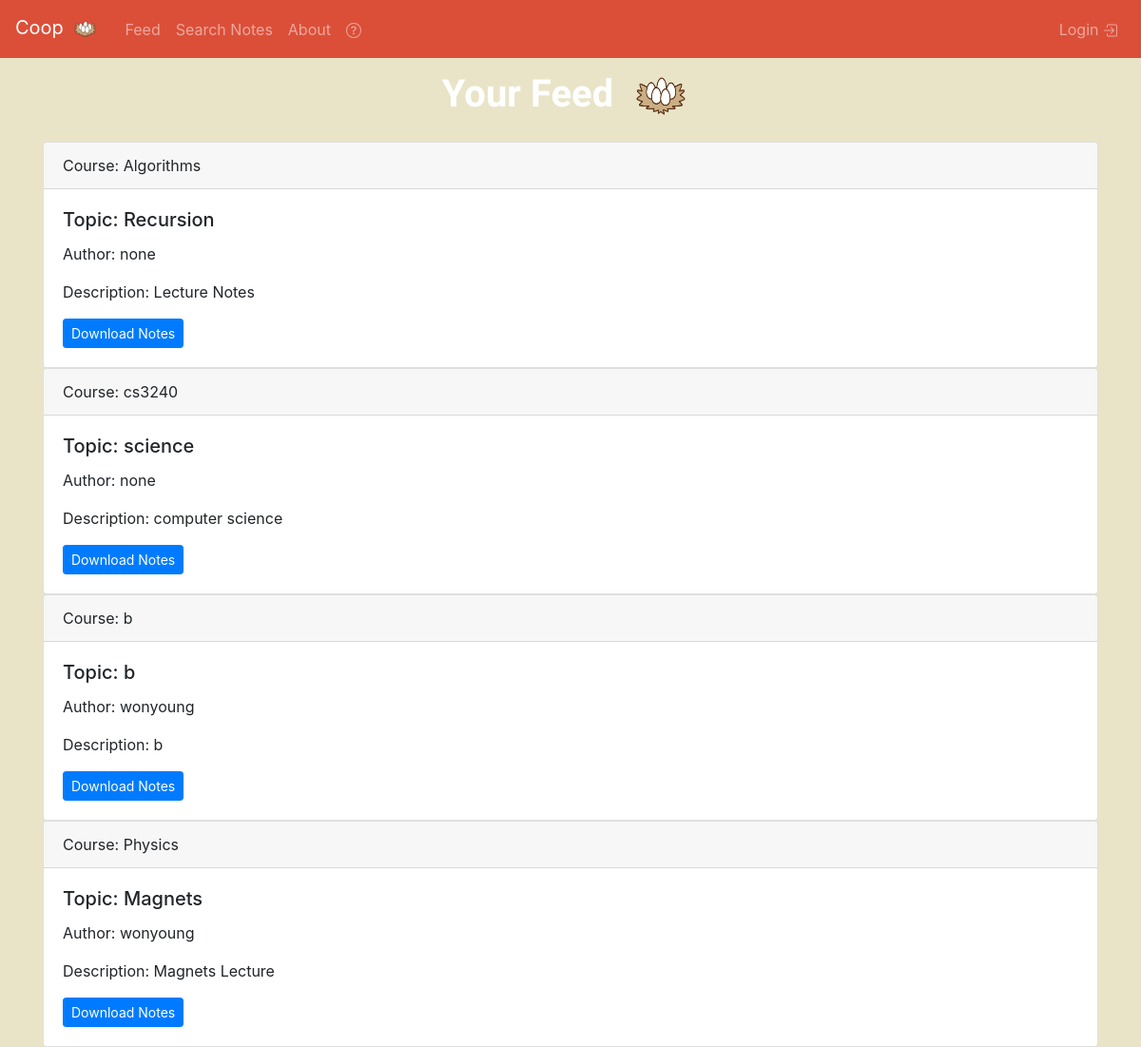
Before: /notes/ with the older database file.
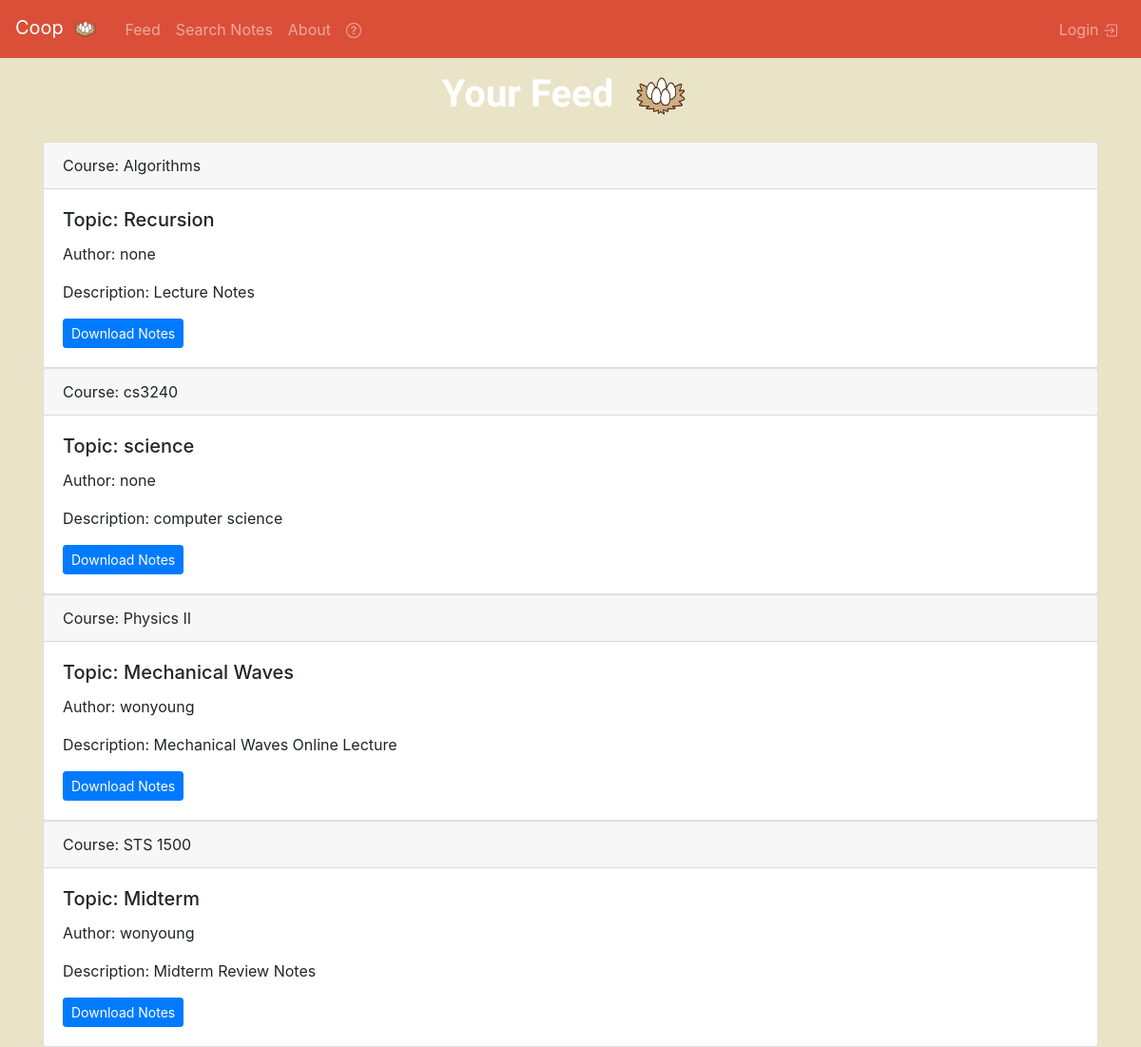
After: the same page with the newer database file.
### coop/models.py (models this page shows, shortened)
class Notes(models.Model):
    courseName = models.CharField(max_length=100)
    topic = models.CharField(max_length=100)
    description = models.CharField(max_length=1000)
    noteFile = models.FileField(upload_to = 'notes/')
    created_by = models.CharField(max_length=30, default='Anonymous User')

### coop/views.py (the view)
# urls.py: path('notes/', views.notes_list, name='notes_list'),
def notes_list(request):
    notes = Notes.objects.all()
    return render(request, 'coop/notes_list.html', {
        'notes': notes
    })

### coop/templates/coop/notes_list.html (shortened to what this page needs)
{% extends 'coop/base.html' %}
{% load static %}
{% load socialaccount %}
{% block content %}
  <div class="container">
    <h1>
      <center>
        Your Feed
        <img src="{% static 'images/coop.png' %}" width=80px height=80px>
      </center>
    </h1>
  </div>
  {% for note in notes %}
    <div class="container">
      <div class="card">
        <div class="card-header">
          Course: {{note.courseName}}
        </div>
        <div class="card-body">
          <h5 class="card-title">Topic: {{note.topic}}</h5>
          <p class="card-text">Author: {{note.created_by}}</p>
          <p class="card-text">Description: {{note.description}}</p>
          <a href="{{ note.noteFile.url }}" class="btn btn-primary btn-sm">Download Notes</a>
        </div>
      </div>
    </div>
  {% endfor %}
{% endblock %}

### coop/templates/coop/base.html (shortened to what this page needs)
{% load static %}
{% load socialaccount %}
<!DOCTYPE html>
<head>
  <link rel="stylesheet" href="https://stackpath.bootstrapcdn.com/bootstrap/4.3.1/css/bootstrap.min.css"
>
  <link rel="stylesheet" type="text/css" href="{% static 'css/styles.css' %}">
</head>
<body>
  <nav class="navbar navbar-expand-lg navbar-dark" style="background-color: #DB4F39;">
    <a class="navbar-brand" href="/">Coop
      <img src="{% static 'images/coop.png' %}" width = 35px height = 35px >
    </a>
    <div class="collapse navbar-collapse" id="navbarNav">
      <ul class="navbar-nav">
        <li class="nav-item">
          <a class="nav-link" href="notes/">Feed</a>
        </li>
        <li class="nav-item">
          <a class="nav-link" href="feed/">Search Notes</a>
        </li>
        <li class="nav-item">
          <a class="nav-link" href="about/">About</a>
        </li>
        <li class="nav-item">
          <a class="nav-link" href="help/">
          </a>
        </li>
      </div>
        <div class="navbar-nav">
        {% if user.is_authenticated %}
        <a class="nav-link disabled" href="#">Logged in as {{user.username}}</a>
        <a class="nav-item nav-link" href="/profile">Profile</a>
        <a class="nav-item nav-link" href="/logout " style="background-color: white; color: #5f788a ">Logout</a>
        {%else%}
        <li class="nav-item">
          <a class="nav-link" href="{% provider_login_url "google" %}">Login
          </a>
        </li>
        {%endif%}
    </div>
  </nav>
  {% block content %}
  {% endblock %}
</body>
</html>

### coop/static/css/styles.css (style rules this page uses)
body { background-color: rgb(233, 228, 200); }
h1 { font-weight: bold; font-family: Quicksand; color: rgb(255, 255, 255); }

Changed rows visible on the page:
removed Notes: courseName "b", topic "b", created_by "wonyoung", description "b"
removed Notes: courseName "Physics", topic "Magnets", created_by "wonyoung", description "Magnets Lecture"
added Notes: courseName "Physics II", topic "Mechanical Waves", created_by "wonyoung", description "Mechanical Waves Online Lecture"
added Notes: courseName "STS 1500", topic "Midterm", created_by "wonyoung", description "Midterm Review Notes"
